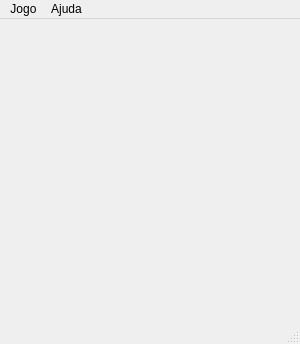
<?xml version="1.0" encoding="UTF-8"?>
<ui version="4.0">
 <class>NineHoles</class>
 <widget class="QMainWindow" name="NineHoles">
  <property name="geometry">
   <rect>
    <x>0</x>
    <y>0</y>
    <width>300</width>
    <height>344</height>
   </rect>
  </property>
  <property name="windowTitle">
   <string>NineHoles</string>
  </property>
  <property name="styleSheet">
   <string notr="true">#centralwidget{
	background: url(':/grid')
}</string>
  </property>
  <widget class="QWidget" name="centralwidget">
   <property name="minimumSize">
    <size>
     <width>300</width>
     <height>300</height>
    </size>
   </property>
   <property name="maximumSize">
    <size>
     <width>300</width>
     <height>300</height>
    </size>
   </property>
   <layout class="QGridLayout" name="gridLayout">
    <property name="leftMargin">
     <number>0</number>
    </property>
    <property name="topMargin">
     <number>0</number>
    </property>
    <property name="rightMargin">
     <number>0</number>
    </property>
    <property name="bottomMargin">
     <number>0</number>
    </property>
    <property name="spacing">
     <number>0</number>
    </property>
    <item row="0" column="0">
     <widget class="Hole" name="hole00">
      <property name="minimumSize">
       <size>
        <width>100</width>
        <height>100</height>
       </size>
      </property>
      <property name="maximumSize">
       <size>
        <width>100</width>
        <height>100</height>
       </size>
      </property>
      <property name="styleSheet">
       <string notr="true">QPushButton{
	border: none;
	outline: none;
}</string>
      </property>
      <property name="icon">
       <iconset resource="NineHoles.qrc">
        <normaloff>:/empty</normaloff>:/empty</iconset>
      </property>
      <property name="iconSize">
       <size>
        <width>50</width>
        <height>50</height>
       </size>
      </property>
      <property name="flat">
       <bool>true</bool>
      </property>
      <property name="row" stdset="0">
       <number>0</number>
      </property>
      <property name="col" stdset="0">
       <number>0</number>
      </property>
     </widget>
    </item>
    <item row="0" column="1">
     <widget class="Hole" name="hole01">
      <property name="minimumSize">
       <size>
        <width>100</width>
        <height>100</height>
       </size>
      </property>
      <property name="maximumSize">
       <size>
        <width>100</width>
        <height>100</height>
       </size>
      </property>
      <property name="styleSheet">
       <string notr="true">QPushButton{
	border: none;
	outline: none;
}</string>
      </property>
      <property name="icon">
       <iconset resource="NineHoles.qrc">
        <normaloff>:/empty</normaloff>:/empty</iconset>
      </property>
      <property name="iconSize">
       <size>
        <width>50</width>
        <height>50</height>
       </size>
      </property>
      <property name="flat">
       <bool>true</bool>
      </property>
      <property name="row" stdset="0">
       <number>0</number>
      </property>
      <property name="col" stdset="0">
       <number>1</number>
      </property>
     </widget>
    </item>
    <item row="0" column="2" colspan="2">
     <widget class="Hole" name="hole02">
      <property name="minimumSize">
       <size>
        <width>100</width>
        <height>100</height>
       </size>
      </property>
      <property name="maximumSize">
       <size>
        <width>100</width>
        <height>100</height>
       </size>
      </property>
      <property name="styleSheet">
       <string notr="true">QPushButton{
	border: none;
	outline: none;
}</string>
      </property>
      <property name="icon">
       <iconset resource="NineHoles.qrc">
        <normaloff>:/empty</normaloff>:/empty</iconset>
      </property>
      <property name="iconSize">
       <size>
        <width>50</width>
        <height>50</height>
       </size>
      </property>
      <property name="flat">
       <bool>true</bool>
      </property>
      <property name="row" stdset="0">
       <number>0</number>
      </property>
      <property name="col" stdset="0">
       <number>2</number>
      </property>
     </widget>
    </item>
    <item row="1" column="0">
     <widget class="Hole" name="hole10">
      <property name="minimumSize">
       <size>
        <width>100</width>
        <height>100</height>
       </size>
      </property>
      <property name="maximumSize">
       <size>
        <width>100</width>
        <height>100</height>
       </size>
      </property>
      <property name="styleSheet">
       <string notr="true">QPushButton{
	border: none;
	outline: none;
}</string>
      </property>
      <property name="icon">
       <iconset resource="NineHoles.qrc">
        <normaloff>:/empty</normaloff>:/empty</iconset>
      </property>
      <property name="iconSize">
       <size>
        <width>50</width>
        <height>50</height>
       </size>
      </property>
      <property name="flat">
       <bool>true</bool>
      </property>
      <property name="row" stdset="0">
       <number>1</number>
      </property>
      <property name="col" stdset="0">
       <number>0</number>
      </property>
     </widget>
    </item>
    <item row="1" column="1" colspan="2">
     <widget class="Hole" name="hole11">
      <property name="minimumSize">
       <size>
        <width>100</width>
        <height>100</height>
       </size>
      </property>
      <property name="maximumSize">
       <size>
        <width>100</width>
        <height>100</height>
       </size>
      </property>
      <property name="styleSheet">
       <string notr="true">QPushButton{
	border: none;
	outline: none;
}</string>
      </property>
      <property name="icon">
       <iconset resource="NineHoles.qrc">
        <normaloff>:/empty</normaloff>:/empty</iconset>
      </property>
      <property name="iconSize">
       <size>
        <width>50</width>
        <height>50</height>
       </size>
      </property>
      <property name="flat">
       <bool>true</bool>
      </property>
      <property name="row" stdset="0">
       <number>1</number>
      </property>
      <property name="col" stdset="0">
       <number>1</number>
      </property>
     </widget>
    </item>
    <item row="1" column="3">
     <widget class="Hole" name="hole12">
      <property name="minimumSize">
       <size>
        <width>100</width>
        <height>100</height>
       </size>
      </property>
      <property name="maximumSize">
       <size>
        <width>100</width>
        <height>100</height>
       </size>
      </property>
      <property name="styleSheet">
       <string notr="true">QPushButton{
	border: none;
	outline: none;
}</string>
      </property>
      <property name="icon">
       <iconset resource="NineHoles.qrc">
        <normaloff>:/empty</normaloff>:/empty</iconset>
      </property>
      <property name="iconSize">
       <size>
        <width>50</width>
        <height>50</height>
       </size>
      </property>
      <property name="flat">
       <bool>true</bool>
      </property>
      <property name="row" stdset="0">
       <number>1</number>
      </property>
      <property name="col" stdset="0">
       <number>2</number>
      </property>
     </widget>
    </item>
    <item row="2" column="0">
     <widget class="Hole" name="hole20">
      <property name="minimumSize">
       <size>
        <width>100</width>
        <height>100</height>
       </size>
      </property>
      <property name="maximumSize">
       <size>
        <width>100</width>
        <height>100</height>
       </size>
      </property>
      <property name="styleSheet">
       <string notr="true">QPushButton{
	border: none;
	outline: none;
}</string>
      </property>
      <property name="icon">
       <iconset resource="NineHoles.qrc">
        <normaloff>:/empty</normaloff>:/empty</iconset>
      </property>
      <property name="iconSize">
       <size>
        <width>50</width>
        <height>50</height>
       </size>
      </property>
      <property name="flat">
       <bool>true</bool>
      </property>
      <property name="row" stdset="0">
       <number>2</number>
      </property>
      <property name="col" stdset="0">
       <number>0</number>
      </property>
     </widget>
    </item>
    <item row="2" column="1" colspan="2">
     <widget class="Hole" name="hole21">
      <property name="minimumSize">
       <size>
        <width>100</width>
        <height>100</height>
       </size>
      </property>
      <property name="maximumSize">
       <size>
        <width>100</width>
        <height>100</height>
       </size>
      </property>
      <property name="styleSheet">
       <string notr="true">QPushButton{
	border: none;
	outline: none;
}</string>
      </property>
      <property name="icon">
       <iconset resource="NineHoles.qrc">
        <normaloff>:/empty</normaloff>:/empty</iconset>
      </property>
      <property name="iconSize">
       <size>
        <width>50</width>
        <height>50</height>
       </size>
      </property>
      <property name="flat">
       <bool>true</bool>
      </property>
      <property name="row" stdset="0">
       <number>2</number>
      </property>
      <property name="col" stdset="0">
       <number>1</number>
      </property>
     </widget>
    </item>
    <item row="2" column="3">
     <widget class="Hole" name="hole22">
      <property name="minimumSize">
       <size>
        <width>100</width>
        <height>100</height>
       </size>
      </property>
      <property name="maximumSize">
       <size>
        <width>100</width>
        <height>100</height>
       </size>
      </property>
      <property name="styleSheet">
       <string notr="true">QPushButton{
	border: none;
	outline: none;
}</string>
      </property>
      <property name="icon">
       <iconset resource="NineHoles.qrc">
        <normaloff>:/empty</normaloff>:/empty</iconset>
      </property>
      <property name="iconSize">
       <size>
        <width>50</width>
        <height>50</height>
       </size>
      </property>
      <property name="flat">
       <bool>true</bool>
      </property>
      <property name="row" stdset="0">
       <number>2</number>
      </property>
      <property name="col" stdset="0">
       <number>2</number>
      </property>
     </widget>
    </item>
   </layout>
  </widget>
  <widget class="QMenuBar" name="menubar">
   <property name="geometry">
    <rect>
     <x>0</x>
     <y>0</y>
     <width>300</width>
     <height>22</height>
    </rect>
   </property>
   <widget class="QMenu" name="menuJogo">
    <property name="title">
     <string>Jogo</string>
    </property>
    <addaction name="actionNovo"/>
    <addaction name="actionSair"/>
   </widget>
   <widget class="QMenu" name="menuSobre">
    <property name="title">
     <string>Ajuda</string>
    </property>
    <addaction name="actionAjuda"/>
   </widget>
   <addaction name="menuJogo"/>
   <addaction name="menuSobre"/>
  </widget>
  <widget class="QStatusBar" name="statusbar">
   <property name="font">
    <font>
     <pointsize>9</pointsize>
    </font>
   </property>
  </widget>
  <action name="actionNovo">
   <property name="text">
    <string>Novo</string>
   </property>
  </action>
  <action name="actionSair">
   <property name="text">
    <string>Sair</string>
   </property>
  </action>
  <action name="actionAjuda">
   <property name="text">
    <string>Sobre</string>
   </property>
  </action>
 </widget>
 <customwidgets>
  <customwidget>
   <class>Hole</class>
   <extends>QPushButton</extends>
   <header location="global">Hole.h</header>
  </customwidget>
 </customwidgets>
 <resources>
  <include location="NineHoles.qrc"/>
 </resources>
 <connections/>
</ui>
